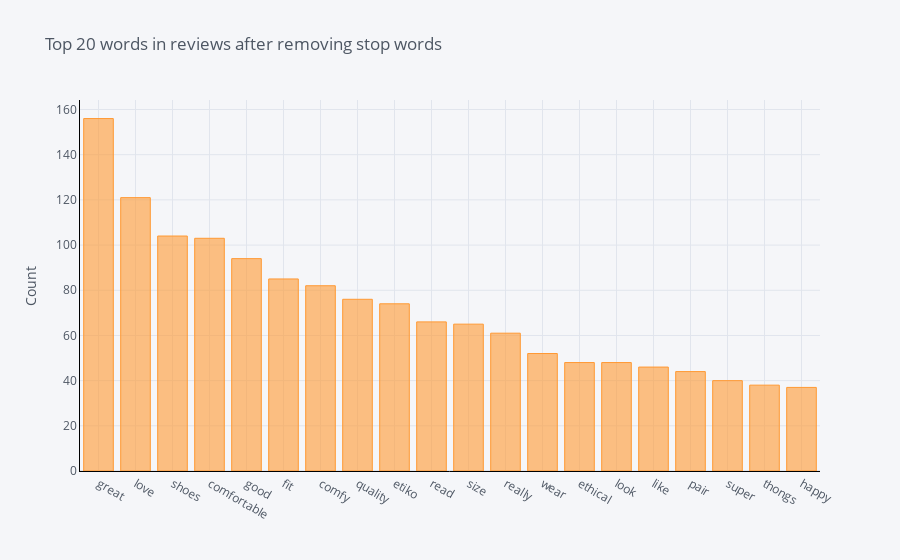

The cell this chart's notebook holds for it:
### Code cell
def get_top_n_words(corpus, n=None):
    vec = CountVectorizer(stop_words = 'english').fit(corpus)
    bag_of_words = vec.transform(corpus)
    sum_words = bag_of_words.sum(axis=0) 
    words_freq = [(word, sum_words[0, idx]) for word, idx in vec.vocabulary_.items()]
    words_freq =sorted(words_freq, key = lambda x: x[1], reverse=True)
    return words_freq[:n]
common_words = get_top_n_words(dr['Review Text'], 20)
df2 = pd.DataFrame(common_words, columns = ['ReviewText' , 'count'])
df2.groupby('ReviewText').sum()['count'].sort_values(ascending=False).iplot(
    kind='bar', yTitle='Count', linecolor='black', title='Top 20 words in reviews after removing stop words')

### Figure 1 — Plotly figure (JSON) as saved in the notebook; plotly's stock layout.template omitted (floating-point values rounded to 4 significant figures)
{"data": [{"marker": {"color": "rgba(255, 153, 51, 0.6)", "line": {"color": "rgba(255, 153, 51, 1.0)", "width": 1}}, "name": "count", "orientation": "v", "text": "", "type": "bar", "x": ["great", "love", "shoes", "comfortable", "good", "fit", "comfy", "quality", "etiko", "read", "size", "really", "wear", "ethical", "look", "like", "pair", "super", "thongs", "happy"], "y": [156, 121, 104, 103, 94, 85, 82, 76, 74, 66, 65, 61, 52, 48, 48, 46, 44, 40, 38, 37]}], "layout": {"legend": {"bgcolor": "#F5F6F9", "font": {"color": "#4D5663"}}, "paper_bgcolor": "#F5F6F9", "plot_bgcolor": "#F5F6F9", "title": {"font": {"color": "#4D5663"}, "text": "Top 20 words in reviews after removing stop words"}, "xaxis": {"gridcolor": "#E1E5ED", "linecolor": "black", "showgrid": true, "tickfont": {"color": "#4D5663"}, "title": {"font": {"color": "#4D5663"}, "text": ""}, "zerolinecolor": "#E1E5ED"}, "yaxis": {"gridcolor": "#E1E5ED", "linecolor": "black", "showgrid": true, "tickfont": {"color": "#4D5663"}, "title": {"font": {"color": "#4D5663"}, "text": "Count"}, "zerolinecolor": "#E1E5ED"}}}
